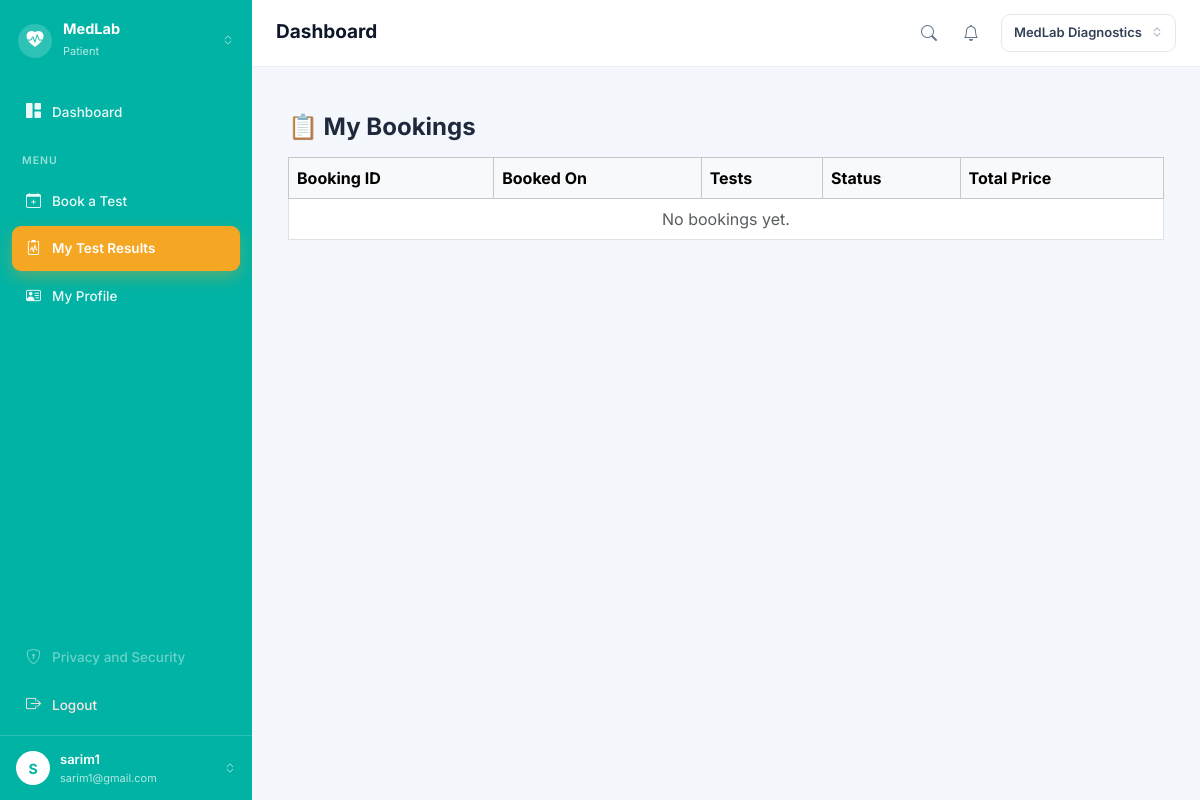
/medlab/my-bookings (signed in), run on an earlier commit of the app's database.
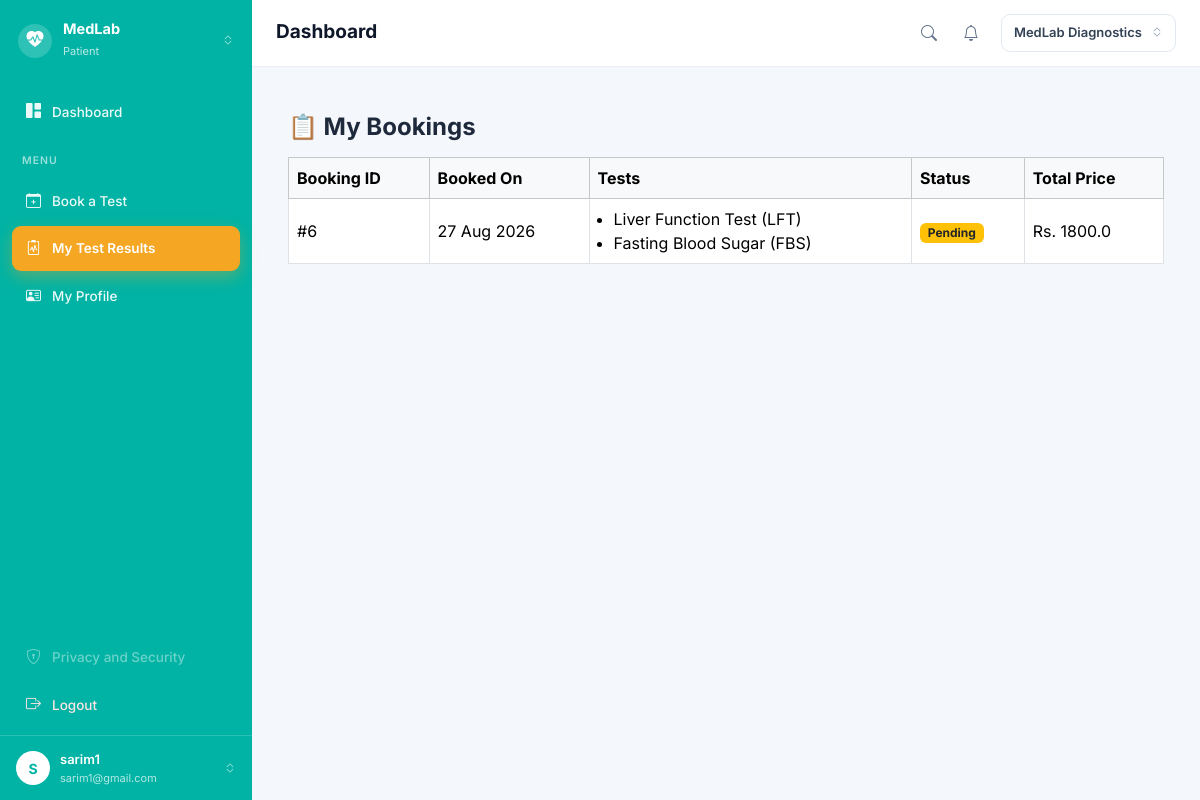
And on a later commit of the database.
### app/models/role.py (models this page shows, shortened)
class Role(db.Model):
    __tablename__ = "roles"
    id = db.Column(db.Integer, primary_key=True)
    name = db.Column(
        db.String(50),
        unique=True,
        nullable=False
    )
    users = db.relationship(
        "User",
        back_populates="role"
    )

### app/models/user.py (models this page shows, shortened)
class User(UserMixin, db.Model):
    __tablename__ = "users"
    id = db.Column(
        db.Integer,
        primary_key=True
    )
    name = db.Column(
        db.String(100),
        nullable=False
    )
    email = db.Column(
        db.String(120),
        unique=True,
        nullable=False,
        index=True
    )
    password_hash = db.Column(
        db.String(255),
        nullable=False
    )
    role_id = db.Column(
        db.Integer,
        db.ForeignKey("roles.id"),
        nullable=False
    )
    is_active = db.Column(
        db.Boolean,
        default=True,
        nullable=False
    )
    created_at = db.Column(
        db.DateTime,
        default=lambda: datetime.now(timezone.utc),
        nullable=False
    )
    role = db.relationship(
        "Role",
        back_populates="users"
    )

### app/models/booking.py (models this page shows, shortened)
class Booking(db.Model):
    __tablename__ = "bookings"
    id = db.Column(db.Integer, primary_key=True)
    patient_id = db.Column(
        db.Integer,
        db.ForeignKey("patients.id"),
        nullable=False
    )
    booked_by = db.Column(
        db.Integer,
        db.ForeignKey("users.id"),
        nullable=False
    )
    status = db.Column(
        db.String(30),
        default="Pending",
        nullable=False
    )   # Pending, Sample Collected, Processing, Completed, Cancelled
    scheduled_at = db.Column(db.DateTime, nullable=True)
    created_at = db.Column(
        db.DateTime,
        default=lambda: datetime.now(timezone.utc),
        nullable=False
    )
    patient = db.relationship("Patient", backref="bookings")
    items = db.relationship("BookingItem", back_populates="booking", cascade="all, delete-orphan")

class BookingItem(db.Model):
    __tablename__ = "booking_items"
    id = db.Column(db.Integer, primary_key=True)
    booking_id = db.Column(
        db.Integer,
        db.ForeignKey("bookings.id"),
        nullable=False
    )
    test_id = db.Column(
        db.Integer,
        db.ForeignKey("tests.id"),
        nullable=False
    )
    price = db.Column(db.Float, nullable=False)   # booking time ka price snapshot
    booking = db.relationship("Booking", back_populates="items")
    test = db.relationship("Test")

### app/models/test.py (models this page shows, shortened)
class Test(db.Model):
    __tablename__ = "tests"
    id = db.Column(db.Integer, primary_key=True)
    category_id = db.Column(
        db.Integer,
        db.ForeignKey("test_categories.id"),
        nullable=False
    )
    name = db.Column(db.String(150), nullable=False)
    code = db.Column(db.String(20), unique=True, nullable=False)
    price = db.Column(db.Float, nullable=False)
    sample_type = db.Column(db.String(50), nullable=True)
    turnaround_hours = db.Column(db.Integer, nullable=True)
    category = db.relationship("TestCategory", back_populates="tests")

### app/medlab/routes.py (the view)
@medlab.route("/my-bookings")
@login_required
def my_bookings():
    if current_user.role.name != "Patient":
        flash("This page is only for patients.", "danger")
        return redirect(url_for("auth.dashboard"))
    my_patient = Patient.query.filter_by(user_id=current_user.id).first()
    bookings = Booking.query.filter_by(
        patient_id=my_patient.id
    ).order_by(Booking.created_at.desc()).all()
    return render_template(
        "medlab/my_bookings.html",
        bookings=bookings
    )

### app/auth/routes.py (called while the page is built)
@login_manager.user_loader
def load_user(user_id):
    return db.session.get(
        User,
        int(user_id)
    )

### app/templates/medlab/my_bookings.html
{% extends "base.html" %}
{% block content %}
<div class="container mt-4">
    <h4 class="fw-bold mb-3">📋 My Bookings</h4>
    <table class="table table-bordered align-middle">
        <thead class="table-light">
            <tr>
                <th>Booking ID</th>
                <th>Booked On</th>
                <th>Tests</th>
                <th>Status</th>
                <th>Total Price</th>
            </tr>
        </thead>
        <tbody>
            {% for b in bookings %}
            <tr>
                <td>#{{ b.id }}</td>
                <td>{{ b.created_at.strftime('%d %b %Y') }}</td>
                <td>
                    <ul class="mb-0 ps-3">
                        {% for item in b.items %}
                        <li>{{ item.test.name }}</li>
                        {% endfor %}
                    </ul>
                </td>
                <td>
                    {% if b.status == "Pending" %}
                        <span class="badge bg-warning text-dark">{{ b.status }}</span>
                    {% elif b.status == "Completed" %}
                        <span class="badge bg-success">{{ b.status }}</span>
                    {% else %}
                        <span class="badge bg-secondary">{{ b.status }}</span>
                    {% endif %}
                </td>
                <td>
                    Rs. {{ b.items | sum(attribute="price") }}
                </td>
            </tr>
            {% else %}
            <tr>
                <td colspan="5" class="text-center text-muted">No bookings yet.</td>
            </tr>
            {% endfor %}
        </tbody>
    </table>
</div>
{% endblock %}

### app/templates/base.html (shortened to what this page needs)
<!DOCTYPE html>
<html lang="en">
<head>
    <link href="https://cdn.jsdelivr.net/npm/bootstrap@5.3.3/dist/css/bootstrap.min.css" rel="stylesheet">
    <link rel="stylesheet" href="https://cdn.jsdelivr.net/npm/bootstrap-icons@1.11.3/font/bootstrap-icons.min.css">
</head>
<body>
{% if current_user.is_authenticated %}
<div class="shell">
    <aside class="side">
        <div class="side-brand">
            <span class="brand-dot"><i class="bi bi-heart-pulse-fill"></i></span>
            <span class="brand-txt">
                <b>MedLab</b>
                <small>{{ current_user.role.name }}</small>
            </span>
            <i class="bi bi-chevron-expand" style="opacity:.6;font-size:12px;"></i>
        </div>
        <nav class="side-nav">
            <a href="{{ url_for('auth.dashboard') }}"
               class="nav-item {% if request.endpoint == 'auth.dashboard' %}active{% endif %}">
                <i class="bi bi-grid-1x2-fill"></i> Dashboard
            </a>
            <div class="side-label">Menu</div>
            {% if current_user.role.name in ["Patient", "Receptionist", "Administrator"] %}
            <a href="{{ url_for('medlab.book_test') }}"
               class="nav-item {% if request.endpoint == 'medlab.book_test' %}active{% endif %}">
                <i class="bi bi-calendar-plus"></i> Book a Test
            </a>
            {% endif %}
            {% if current_user.role.name == "Patient" %}
            <a href="{{ url_for('medlab.my_bookings') }}"
               class="nav-item {% if request.endpoint == 'medlab.my_bookings' %}active{% endif %}">
                <i class="bi bi-clipboard2-pulse"></i> My Test Results
            </a>
            {% endif %}
            <a href="{{ url_for('auth.profile') }}"
               class="nav-item {% if request.endpoint == 'auth.profile' %}active{% endif %}">
                <i class="bi bi-person-vcard"></i> My Profile
            </a>
            <div style="flex:1"></div>
            <a href="#" class="nav-item off"><i class="bi bi-shield-lock"></i> Privacy and Security</a>
            <a href="{{ url_for('auth.logout') }}" class="nav-item" style="color:#ffe4e6;">
                <i class="bi bi-box-arrow-right"></i> Logout
            </a>
        </nav>
        <a href="{{ url_for('auth.profile') }}" class="side-user">
            <span class="avatar">{{ (current_user.name or "?")[0] | upper }}</span>
            <span class="u-txt">
                <b>{{ current_user.name }}</b>
                <small>{{ current_user.email }}</small>
            </span>
            <i class="bi bi-chevron-expand" style="opacity:.6;font-size:12px;"></i>
        </a>
    </aside>
    <div class="main">
        <header class="topbar">
            <div style="display:flex;align-items:center;gap:10px;">
                <h1 class="page-title">{% block page_title %}Dashboard{% endblock %}</h1>
            </div>
            <div class="top-right">
                {% if current_user.role.name in ["Patient", "Receptionist", "Administrator"] %}
                <a href="{{ url_for('medlab.book_test') }}" class="ico-btn" title="Search tests">
                    <i class="bi bi-search"></i>
                </a>
                {% endif %}
                <a href="{{ url_for('auth.dashboard') }}" class="ico-btn" title="Notifications">
                    <i class="bi bi-bell"></i>
                </a>
                <span class="lab-pill">MedLab Diagnostics <i class="bi bi-chevron-expand"></i></span>
            </div>
        </header>
        <div class="page">
            {% block content %}{% endblock %}
        </div>
    </div>
</div>
{% endif %}
</body>
</html>

### app/templates/base.html (style rules this page uses)
:root { --teal: #00b3a4; --orange: #f5a623; --page: #f4f7fb; }
* { font-family: 'Inter', sans-serif; }
body { margin: 0; background: var(--page); color: #1e293b; }
a { text-decoration: none; }
.shell { display: flex; min-height: 100vh; }
.side { width: 252px; flex-shrink: 0; background: var(--teal); display: flex; flex-direction: column; color: #fff; position: sticky; top: 0; height: 100vh; }
.side-brand { display: flex; align-items: center; gap: 11px; padding: 20px 18px; }
.brand-dot { width: 34px; height: 34px; border-radius: 50%; background: rgba(255,255,255,.18); display: flex; align-items: center; justify-content: center; font-size: 17px; }
.brand-txt { flex: 1; min-width: 0; }
.brand-txt b { display: block; font-size: 14.5px; font-weight: 700; line-height: 1.2; }
.brand-txt small { font-size: 11px; color: rgba(255,255,255,.72); }
.side-nav { padding: 8px 12px; display: flex; flex-direction: column; gap: 3px; flex: 1; }
.side-label { font-size: 10.5px; letter-spacing: 1px; text-transform: uppercase; color: rgba(255,255,255,.6); padding: 16px 10px 7px; font-weight: 600; }
.nav-item { display: flex; align-items: center; gap: 11px; padding: 11px 14px; border-radius: 9px; color: rgba(255,255,255,.92); font-size: 13.5px; font-weight: 500; }
.nav-item i { font-size: 15px; }
.nav-item.active { background: var(--orange); color: #fff; font-weight: 600; box-shadow: 0 6px 16px rgba(245,166,35,.35); }
.nav-item.off { opacity: .45; pointer-events: none; }
.side-user { display: flex; align-items: center; gap: 10px; padding: 14px 16px; border-top: 1px solid rgba(255,255,255,.16); color: #fff; }
.avatar { width: 34px; height: 34px; border-radius: 50%; background: #fff; color: var(--teal); display: flex; align-items: center; justify-content: center; font-weight: 700; font-size: 14px; flex-shrink: 0; }
.side-user .u-txt { flex: 1; min-width: 0; }
.side-user .u-txt b { display: block; font-size: 13px; font-weight: 600; }
.side-user .u-txt small { display: block; font-size: 11px; color: rgba(255,255,255,.7); white-space: nowrap; overflow: hidden; text-overflow: ellipsis; }
.main { flex: 1; min-width: 0; display: flex; flex-direction: column; }
.topbar { background: #fff; display: flex; align-items: center; justify-content: space-between; gap: 14px; padding: 14px 24px; border-bottom: 1px solid #e9eef4; }
.page-title { font-size: 19px; font-weight: 700; color: #0f172a; margin: 0; }
.top-right { display: flex; align-items: center; gap: 6px; }
.ico-btn { width: 36px; height: 36px; border-radius: 9px; border: none; background: transparent; color: #64748b; font-size: 16px; position: relative; display: flex; align-items: center; justify-content: center; }
.lab-pill { display: flex; align-items: center; gap: 9px; border: 1px solid #e2e8f0; border-radius: 9px; padding: 8px 12px; font-size: 13px; font-weight: 600; color: #334155; margin-left: 6px; }
.lab-pill i { color: #94a3b8; font-size: 12px; }
.page { padding: 22px 24px 40px; }

What changed in the data, as far as the page shows it:
added Booking: id "6", created_at "27 Aug 2026", status "Pending", items|sum "1800.0"
added BookingItem: test.name "Liver Function Test (LFT)"
added BookingItem: test.name "Fasting Blood Sugar (FBS)"
Also different on the page:
text no longer shown: "No bookings yet."
